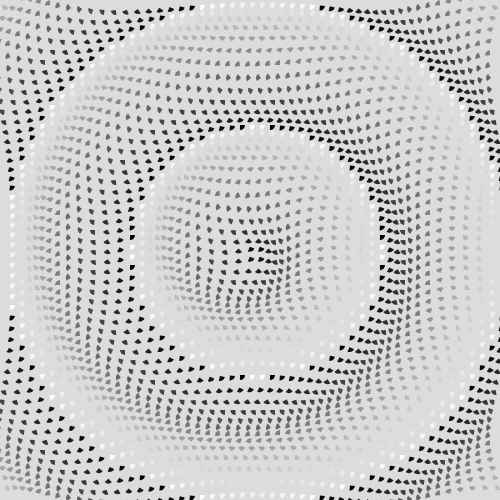
Frame 1 (no input)
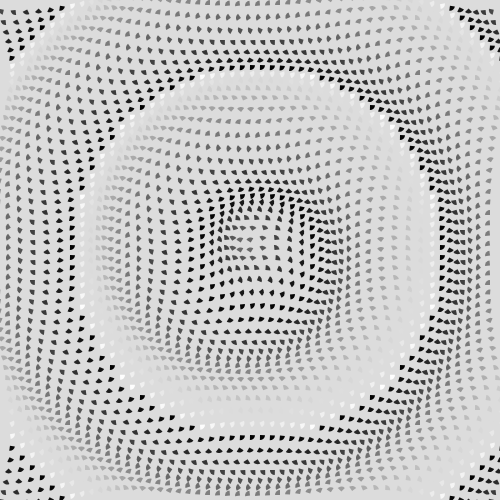
Frame 60 (no input)
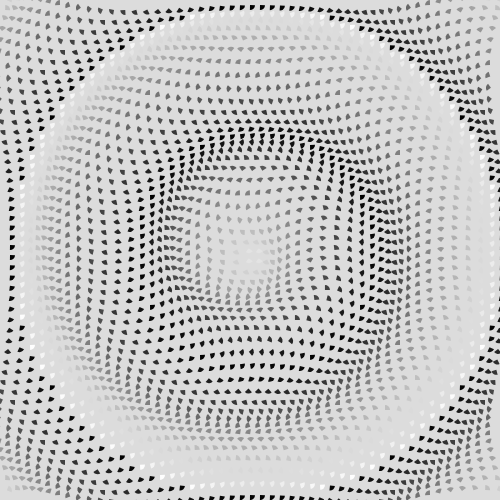
Frame 120 (the mouse pressed at the canvas centre since frame 60)

The p5.js sketch that drew these frames (run headless with seeded random() and noise() and a simulated clock; from frame 60 on, the mouse is pressed at the canvas centre):

// p5.js sketch
// ── sketch.js
 
let circle =[];
let cols; let rows; let size = 10;
let r = size/2;

let k = 20;


function setup() {
  createCanvas(500, 500);
  cols = width/size;
  rows = height/size;
  
  for (let i=0; i<cols; i++) {
    circle[i] = [];
    for(let j=0; j<rows; j++) {
      let x = size/2 + i*size;
      let y = size/2 + j*size;
      let d = dist(x, y, width/2, height/2);
      let angle = d /k;
    circle[i][j] = new Circle(x,y, angle);
    }
  }
}

function draw() {
  background(220);
  for (let i=0; i<cols; i++) {
    for (let j=0; j<rows; j++){
      circle[i][j].display();
      circle[i][j].move(0.05);
    }  
  }
}
// ── circle.js
class Circle {
  constructor(cx, cy, angle){
    this.angle = angle;
    this.cx = cx;
    this.cy = cy;
  }
  
  display(){
  push (); 
  translate(this.cx, this.cy);
  noFill();
  //ellipse(0, 0, r*2, r*2);
  let c = map(abs(this.angle % TWO_PI), 0, TWO_PI, 0, 255);
  
   noStroke(); 
   fill(c);
  let x = r*cos (this.angle);
  let y = r*sin (this.angle);
 
  //ellipse(x, y, 5, 5);
    arc(x, y, size, size, this.angle, this.angle + PI/2);
    pop();
  }
  
  move(speed){
    this.angle -= speed;
  }
  
}
